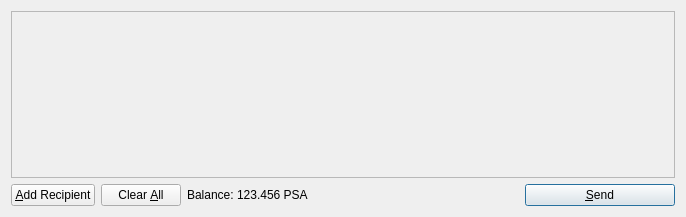
<?xml version="1.0" encoding="UTF-8"?>
<ui version="4.0">
 <class>SendCoinsDialog</class>
 <widget class="QDialog" name="SendCoinsDialog">
  <property name="geometry">
   <rect>
    <x>0</x>
    <y>0</y>
    <width>686</width>
    <height>217</height>
   </rect>
  </property>
  <property name="windowTitle">
   <string>Send Coins</string>
  </property>
  <layout class="QVBoxLayout" name="verticalLayout">
   <item>
    <widget class="QScrollArea" name="scrollArea">
     <property name="widgetResizable">
      <bool>true</bool>
     </property>
     <widget class="QWidget" name="scrollAreaWidgetContents">
      <property name="geometry">
       <rect>
        <x>0</x>
        <y>0</y>
        <width>666</width>
        <height>165</height>
       </rect>
      </property>
      <layout class="QVBoxLayout" name="verticalLayout_2">
       <property name="margin">
        <number>0</number>
       </property>
       <item>
        <layout class="QVBoxLayout" name="entries">
         <property name="spacing">
          <number>6</number>
         </property>
        </layout>
       </item>
       <item>
        <spacer name="verticalSpacer">
         <property name="orientation">
          <enum>Qt::Vertical</enum>
         </property>
         <property name="sizeHint" stdset="0">
          <size>
           <width>20</width>
           <height>40</height>
          </size>
         </property>
        </spacer>
       </item>
      </layout>
     </widget>
    </widget>
   </item>
   <item>
    <layout class="QHBoxLayout" name="horizontalLayout">
     <item>
      <widget class="QPushButton" name="addButton">
       <property name="toolTip">
        <string>Send to multiple recipients at once</string>
       </property>
       <property name="text">
        <string>&amp;Add Recipient</string>
       </property>
       <property name="icon">
        <iconset resource="../bitcoin.qrc">
         <normaloff>:/icons/add</normaloff>:/icons/add</iconset>
       </property>
       <property name="autoDefault">
        <bool>false</bool>
       </property>
      </widget>
     </item>
     <item>
      <widget class="QPushButton" name="clearButton">
       <property name="sizePolicy">
        <sizepolicy hsizetype="Minimum" vsizetype="Fixed">
         <horstretch>0</horstretch>
         <verstretch>0</verstretch>
        </sizepolicy>
       </property>
       <property name="toolTip">
        <string>Remove all transaction fields</string>
       </property>
       <property name="text">
        <string>Clear &amp;All</string>
       </property>
       <property name="icon">
        <iconset resource="../bitcoin.qrc">
         <normaloff>:/icons/remove</normaloff>:/icons/remove</iconset>
       </property>
       <property name="autoRepeatDelay">
        <number>300</number>
       </property>
       <property name="autoDefault">
        <bool>false</bool>
       </property>
      </widget>
     </item>
     <item>
      <layout class="QHBoxLayout" name="horizontalLayout_2">
       <property name="spacing">
        <number>3</number>
       </property>
       <item>
        <widget class="QLabel" name="label">
         <property name="text">
          <string>Balance:</string>
         </property>
        </widget>
       </item>
       <item>
        <widget class="QLabel" name="labelBalance">
         <property name="cursor">
          <cursorShape>IBeamCursor</cursorShape>
         </property>
         <property name="text">
          <string>123.456 PSA</string>
         </property>
         <property name="textInteractionFlags">
          <set>Qt::LinksAccessibleByMouse|Qt::TextSelectableByKeyboard|Qt::TextSelectableByMouse</set>
         </property>
        </widget>
       </item>
      </layout>
     </item>
     <item>
      <spacer name="horizontalSpacer">
       <property name="orientation">
        <enum>Qt::Horizontal</enum>
       </property>
       <property name="sizeHint" stdset="0">
        <size>
         <width>40</width>
         <height>20</height>
        </size>
       </property>
      </spacer>
     </item>
     <item>
      <widget class="QPushButton" name="sendButton">
       <property name="minimumSize">
        <size>
         <width>150</width>
         <height>0</height>
        </size>
       </property>
       <property name="toolTip">
        <string>Confirm the send action</string>
       </property>
       <property name="text">
        <string>&amp;Send</string>
       </property>
       <property name="icon">
        <iconset resource="../bitcoin.qrc">
         <normaloff>:/icons/send</normaloff>:/icons/send</iconset>
       </property>
       <property name="default">
        <bool>true</bool>
       </property>
      </widget>
     </item>
    </layout>
   </item>
  </layout>
 </widget>
 <resources>
  <include location="../bitcoin.qrc"/>
 </resources>
 <connections/>
</ui>
